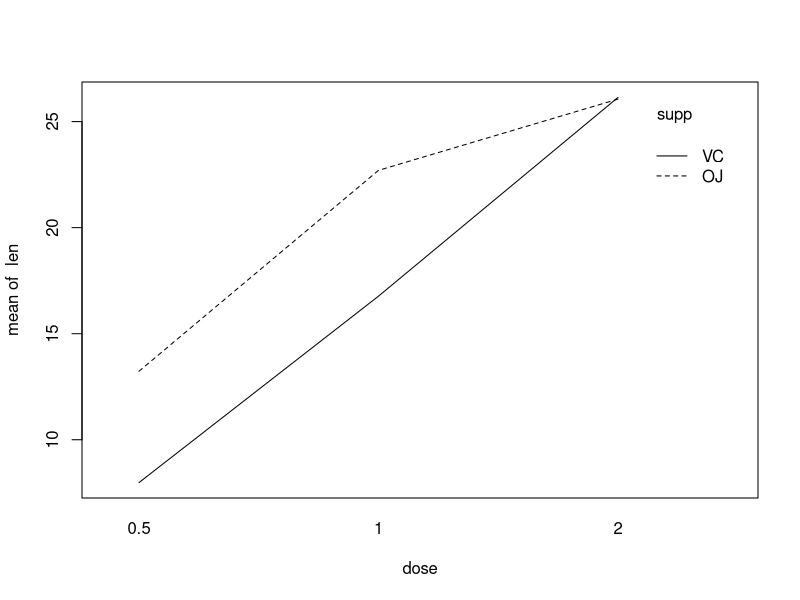
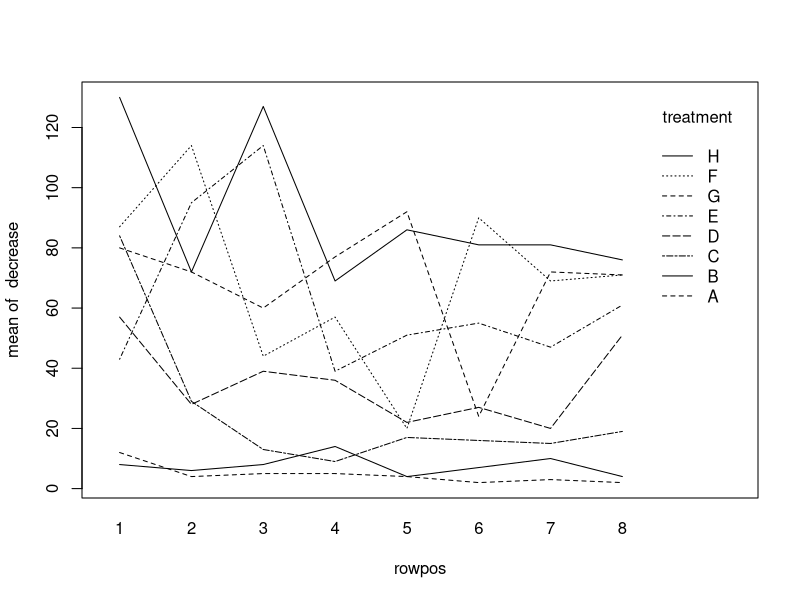

These figures' R source, in order:
## ---- chunk 1
head(ToothGrowth)
## ---- chunk 2
with(ToothGrowth, interaction.plot(dose, supp, len))
## ---- chunk 3
with(OrchardSprays, interaction.plot(rowpos, treatment, decrease))
## ---- chunk 4
(tf1 <- lm(len ~ supp + as.factor(dose), data = ToothGrowth))
## ---- chunk 5
summary(tf1)
## ---- chunk 6
(tf2 <- lm(len ~ supp * as.factor(dose), data = ToothGrowth))

summary(tf2) #with interaction
## ---- chunk 7
(tfs <- lm(len ~ supp, data = ToothGrowth)) #just supplement

(tfd <- lm(len ~ as.factor(dose), data = ToothGrowth)) #just dose
## ---- chunk 8
anova(tfs, tf1)  # Reject H0: Dosage has an effect
anova(tfd, tf1)  # Reject H0: Supplement type has an effect
## ---- chunk 9
anova(tf1, tf2)  # Reject H0: Interactions
## ---- chunk 10
aov(len ~ supp + as.factor(dose), data = ToothGrowth)  # No interactions

aov(len ~ supp * as.factor(dose), data = ToothGrowth)  # Interactions
